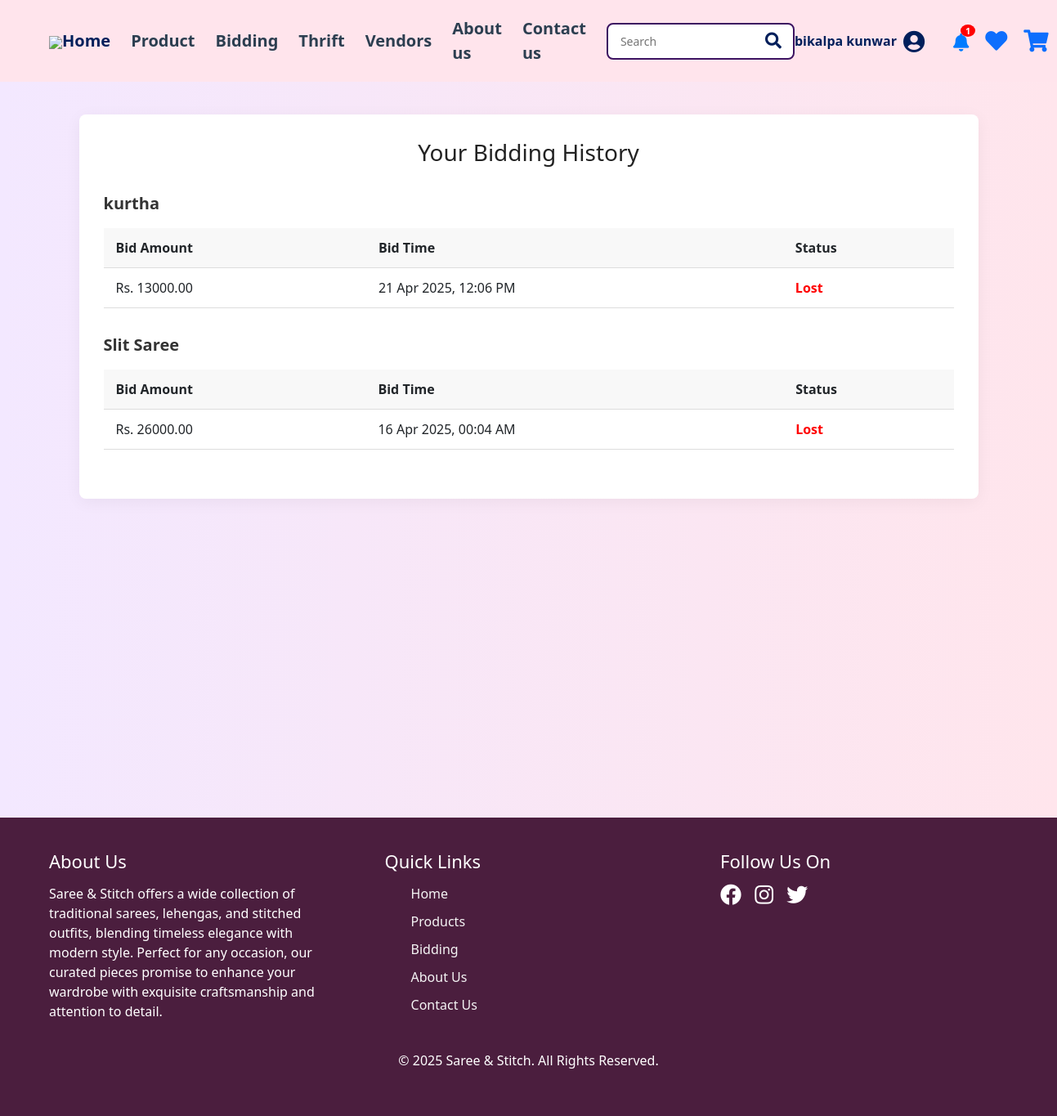
/your-bidding/ (signed in), run on an earlier commit of the app's database.
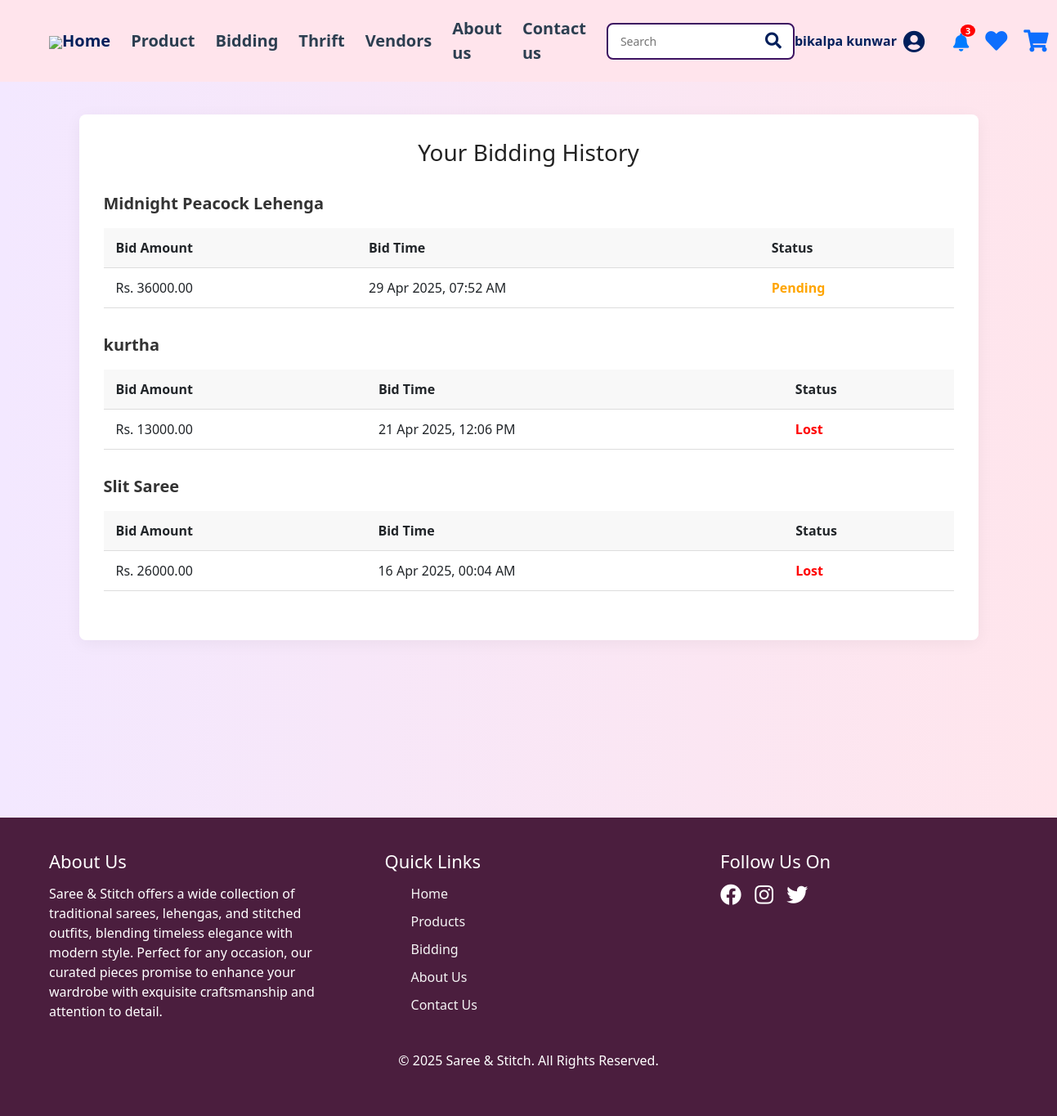
And on a later commit of the database.
### MS/models.py (models this page shows, shortened)
class BiddingProduct(models.Model):
    product_name = models.CharField(max_length=255)
    description = models.TextField()
    image = models.ImageField(upload_to='bidding/')
    starting_price = models.DecimalField(max_digits=10, decimal_places=2)
    estimated_price = models.DecimalField(max_digits=10, decimal_places=2)
    start_time = models.DateTimeField()
    end_time = models.DateTimeField()
    created_at = models.DateTimeField(auto_now_add=True)
    notified = models.BooleanField(default=False)

class Bid(models.Model):
    product = models.ForeignKey(BiddingProduct, on_delete=models.CASCADE)
    user = models.ForeignKey(settings.AUTH_USER_MODEL, on_delete=models.CASCADE)
    amount = models.DecimalField(max_digits=10, decimal_places=2)
    bid_time = models.DateTimeField(auto_now_add=True)

### MS/views.py (the view)
# urls.py: path('your-bidding/', views.bidding_history, name='bidding_history'),
@login_required
def bidding_history(request):
    user_bids = Bid.objects.filter(user=request.user).order_by('-bid_time')
    now = timezone.now()
    bid_groups = defaultdict(list)
    for bid in user_bids:
        bid_groups[bid.product].append(bid)
    for product in bid_groups.keys():
        highest_bid = Bid.objects.filter(product=product).order_by('-amount').first()
        product.highest_bid = highest_bid
    return render(request, 'mytemplates/bidding_history.html', {
        'bid_groups': bid_groups.items(),
        'now': now,
    })

### MS/context_processors.py (called while the page is built)
def notification_context(request):
    if not request.user.is_authenticated:
        return {}
    user = request.user
    alerts = Notification.objects.filter(user=user, is_read=False).order_by('-timestamp')
    unread_count = alerts.count()
    alerts = alerts[:10]  # slice after count
    chat_messages = Chat.objects.filter(
        Q(sender=user) | Q(thrift__user=user)
    ).order_by('-timestamp')[:10]
    return {
        'alerts': alerts,
        'unread_count': unread_count,
        'chat_messages': chat_messages,
    }

### MS/templates/mytemplates/bidding_history.html (shortened to what this page needs)
{% extends 'mytemplates/index.html' %}
{% block content %}
<div class="bidding-history">
  <h2>Your Bidding History</h2>
  {% if bid_groups %}
    {% for product, bids in bid_groups %}
      <div class="product-title">{{ product.product_name }}</div>
      <table>
        <thead>
          <tr>
            <th>Bid Amount</th>
            <th>Bid Time</th>
            <th>Status</th>
          </tr>
        </thead>
        <tbody>
          {% for bid in bids %}
            <tr>
              <td>Rs. {{ bid.amount }}</td>
              <td>{{ bid.bid_time|date:"d M Y, H:i A" }}</td>
              <td class="status {% if product.end_time > now %}pending{% elif bid.amount == product.highest_bid.amount %}won{% else %}lost{% endif %}">
                {% if product.end_time > now %}
                  Pending
                {% elif bid.amount == product.highest_bid.amount %}
                  Won
                {% else %}
                  Lost
                {% endif %}
              </td>
            </tr>
          {% endfor %}
        </tbody>
      </table>
    {% endfor %}
  {% else %}
    <p style="text-align: center; color: #666;">You haven’t placed any bids yet.</p>
  {% endif %}
</div>
{% endblock %}

### MS/templates/mytemplates/nav.html (shortened to what this page needs)
{% load static %}
{% load humanize %}
{% block content %}
<link rel="stylesheet" type="text/css" href="{% static 'css/nav.css' %}">
<header>
  <div class="logo">
    <img src="{% static 'images/finallogo.png' %}" class="logo-img">
  </div>
    <nav>
    <a href="{% url 'home' %}" class="active">Home</a>
    <a href="{% url 'product' %}">Product</a>
    <a href="{% url 'bidding_list' %}">Bidding</a>
    <a href="{% url 'thrift' %}">Thrift</a>
    <a href="{% url 'all_vendors' %}">Vendors</a>
    <a href="{% url 'aboutus' %}">About us</a>
    <a href="{% url 'contact' %}">Contact us</a>
    <form method="GET" action="{% url 'search_products' %}" style="position: relative; display: inline-block;">
  <input type="text" name="q" placeholder="Search" style="
    padding: 10px 40px 10px 15px;
    border-radius: 8px;
    border: 2px solid #3c1361;
    outline: none;
    font-size: 14px;
    width: 230px;
  ">
  <button type="submit" style="
    position: absolute;
    top: 50%;
    right: 10px;
    transform: translateY(-50%);
    background: none;
    border: none;
    cursor: pointer;
    color: #3c1361;
    font-size: 18px;
  ">
    <i class="fas fa-search"></i>
  </button>
</form>
  </nav>
  <div class="icons">
  {% if user.is_authenticated %}
    <div class="user-dropdown" onclick="toggleDropdown()">
      <span class="user-name">{{ user.get_full_name }}</span>
      <i class="fas fa-user-circle"></i>
    </div>
    <div class="notification-dropdown">
      <a href="#" onclick="toggleNotifBox(event)">
        <i class="fas fa-bell"></i>
        {% if unread_count > 0 %}
          <span class="notif-count">{{ unread_count }}</span>
        {% endif %}
      </a>
    </div>
  {% else %}
    <a href="{% url 'login' %}"><i class="fas fa-user-circle"></i></a>
  {% endif %}
  <a href="{% url 'wishlist' %}"><i class="fas fa-heart"></i></a>
  <a href="{% url 'cart' %}"><i class="fas fa-shopping-cart"></i></a>
</div>
</header>
{% endblock %}

What changed in the data, as far as the page shows it:
added BiddingProduct: product_name "Midnight Peacock Lehenga"
added Bid: amount "36000.00", bid_time "29 Apr 2025, 07:52 AM", shows "Pending", shown under "Midnight Peacock Lehenga"
Also different on the page:
{{ unread_count }}: "1" → "3"
